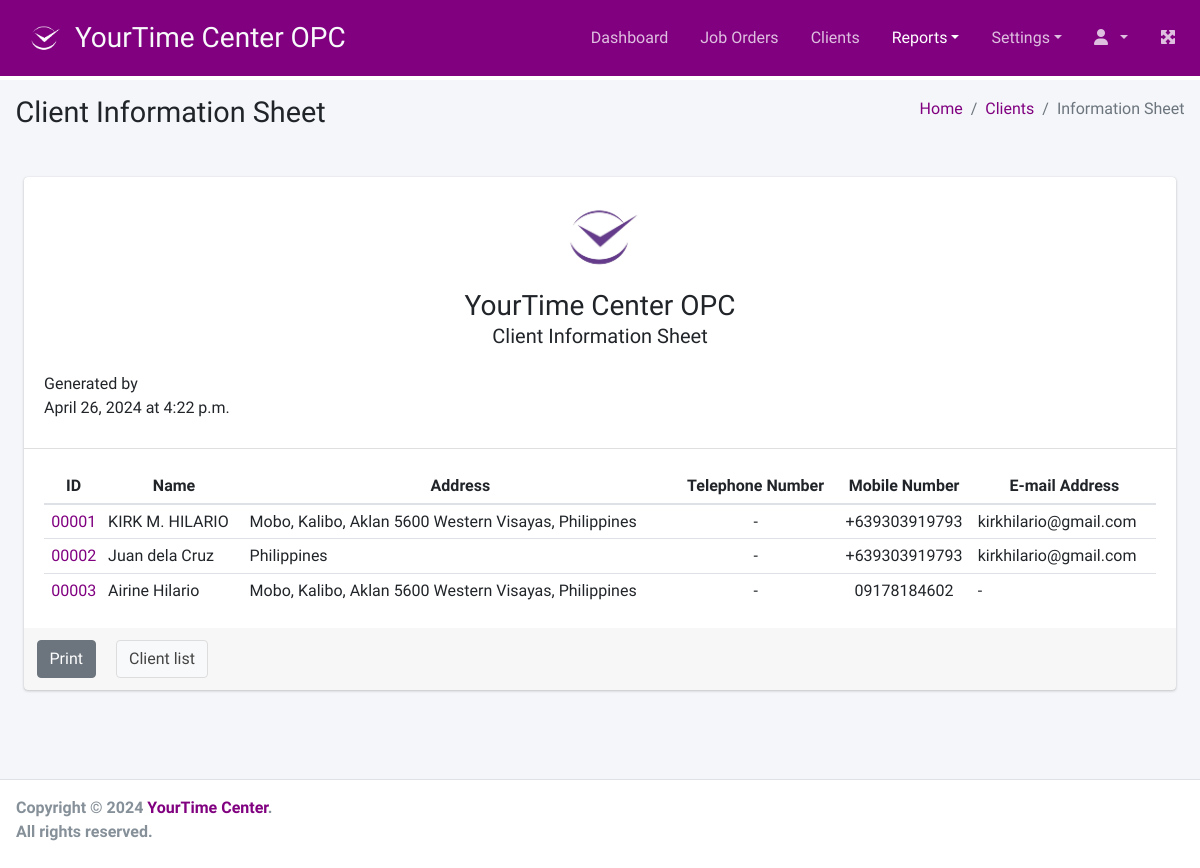
The app's page /reports/clients, older data.
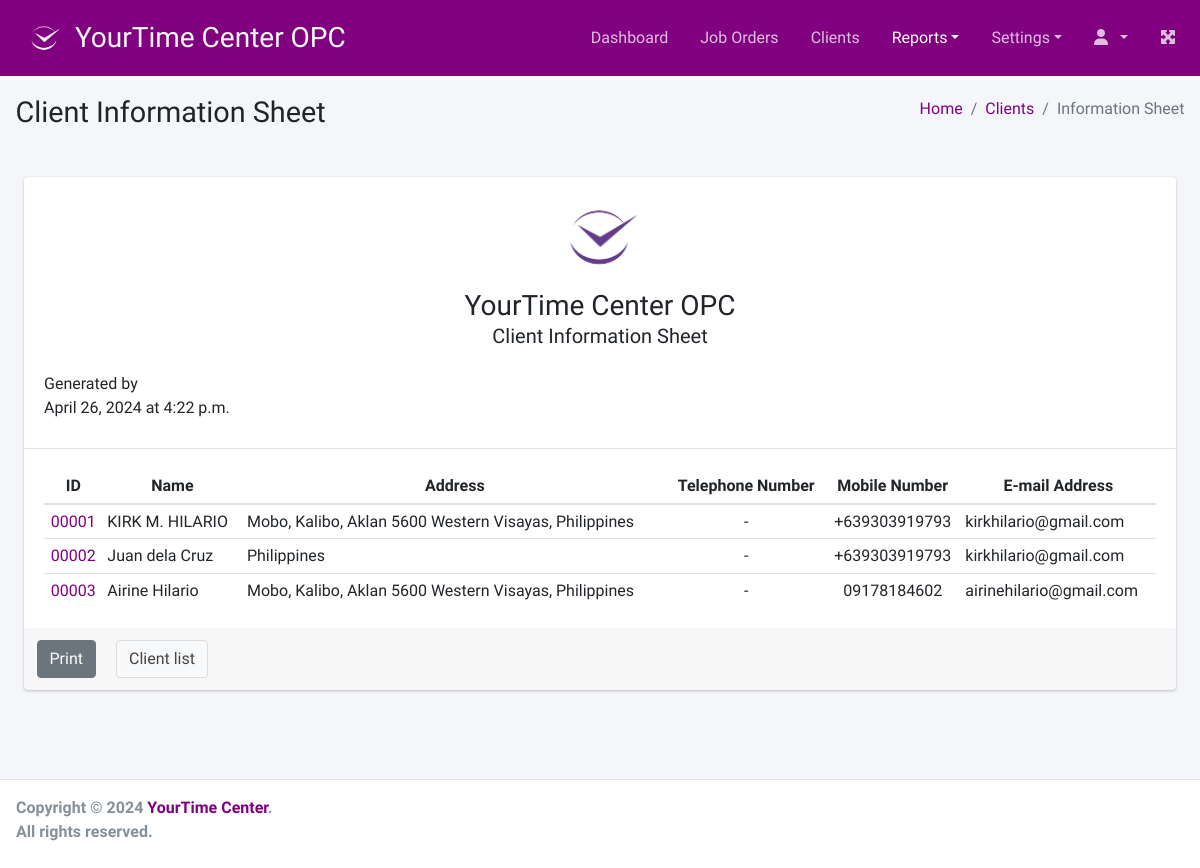
The same page, newer data.
### client/models.py (models this page shows, shortened)
class Client(models.Model):
    name = models.CharField(
        _("Name"),
        max_length=254,
        null=False, blank=False
    )
    address = models.TextField()
    mob_num = models.CharField(
        _("Mobile Number"),
        max_length=100,
        null=False, blank=False)
    tel_num = models.CharField(
        _("Telephone Number"),
        max_length=100,
        null=True, blank=True)
    email = models.EmailField(
        _("Email Address"),
        max_length=254,
        null=True, blank=True)
    created_at = models.DateTimeField(auto_now_add=True)
    updated_at = models.DateTimeField(auto_now=True)
    is_active = models.BooleanField(default=True)

### report/views.py (the view)
# urls.py: path('clients', views.client_report, name='client_report'),
def client_report(request):
    clients = Client.objects.all()
    context = {
        'clients': clients,
    }
    return render(request, 'report/client_is.html', context=context)

### templates/report/client_is.html (shortened to what this page needs)
{% extends '../base.html' %}
{% load static %}
{% load humanize %}
{% load form_tags %}
{% block page_title %}Client Information Sheet{% endblock page_title %}
{% block breadcrumb %}
    <li class="breadcrumb-item"><a href="{% url 'dashboard' %}">Home</a></li>
    <li class="breadcrumb-item"><a href="{% url 'client_list' %}">Clients</a></li>
    <li class="breadcrumb-item active">Information Sheet</li>
{% endblock breadcrumb %}
{% block main_content %}
    <div class="card m-4">
        <div class="card-header text-center">
            <img src="{% static 'img/logo-purple.jpg' %}" alt="YourTime Center OPC" class="img-fluid" style="max-width: 100px;">
            <h3>YourTime Center OPC</h3>
            <h5 class="card-subtitle mb-2">Client Information Sheet</h5>
            <div class="card-text mt-4 text-left">
                <p>Generated by {{ user.get_full_name }}<br />
                {% now "F j, Y" %} at {% now "P" %}</p>
            </div>
        </div>
        <div class="card-body">
            <table class="table table-hover table-sm">
                <thead>
                    <tr>
                        <th class="text-center">ID</th>
                        <th class="text-center">Name</th>
                        <th class="text-center">Address</th>
                        <th class="text-center">Telephone Number</th>
                        <th class="text-center">Mobile Number</th>
                        <th class="text-center">E-mail Address</th>
                    </tr>
                </thead>
                <tbody>
                    {% if clients %}
                        {% for client in clients %}
                            <tr>
                                <td class="text-center">
                                    <a href="{% url 'client_detail' client.pk %}">{{ client.pk|stringformat:"05d" }}</a>
                                </td>
                                <td>{{ client.name }}</td>
                                <td>{{ client.address }}</td>
                                <td class="text-center">{{ client.tel_num|default_if_none:"-" }}</td>
                                <td class="text-center">{{ client.mob_num|default_if_none:"-" }}</td>
                                <td>{{ client.email|default_if_none:"-" }}</td>
                            </tr>
                        {% endfor %}
                    {% else %}
                    <tr>
                        <td colspan="6" class="text-center text-muted">No records found.</td>
                    </tr>
                    {% endif %}
                </tbody>
            </table>
        </div>
        <div class="card-footer no-print">
            <div class="row">
                <button type="button" class="btn btn-secondary card-link" onclick="window.print()">Print</button>
                <a href="{% url 'client_list' %}" class="btn btn-default card-link">Client list</a>
            </div>
        </div>
    </div>
{% endblock main_content %}

Row changes from the older to the newer data that the page shows:
changed Client "Airine Hilario": email "-" → "airinehilario@gmail.com"
